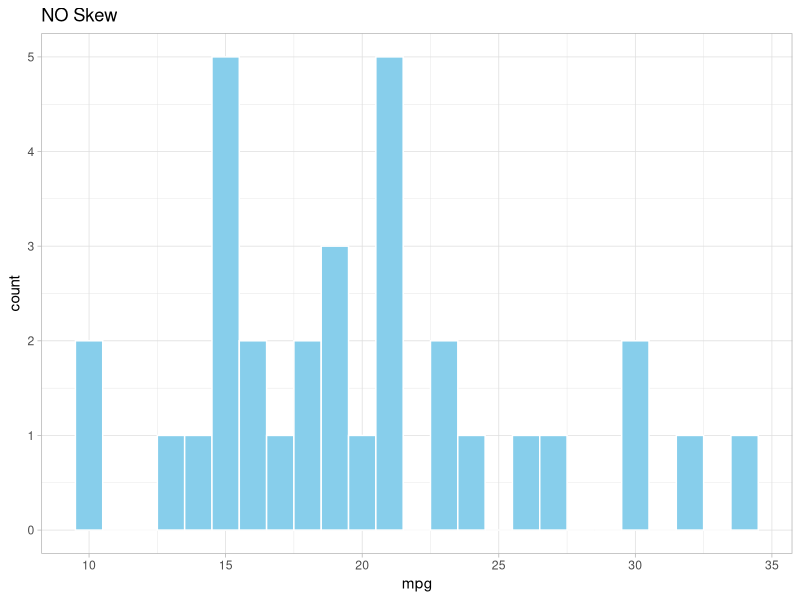

Recreate this plot in R.
#****************************************************************************#
#                                  Skewness                                  #
#****************************************************************************#

library(tidyverse)
library(ggplot2)

real_estate <- as_tibble(mtcars)
View(mtcars)

skew_plot <- ggplot(real_estate, aes(x = mpg)) + 
             geom_histogram(binwidth = 1, color = "white", fill = "skyblue") +
             theme_light() + labs(title = "NO Skew")

plot(skew_plot)